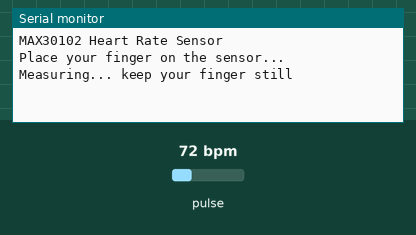
A sketch run on a simulated Seeed XIAO ESP32-C3. On the bench: the last lines printed to the serial monitor. Inputs (shaded band) come from the test bench; at power-on: pulse 72 bpm.

Above: at 1.2 s.
1.3 s: pulse set to 100 bpm
At 4.2 s:
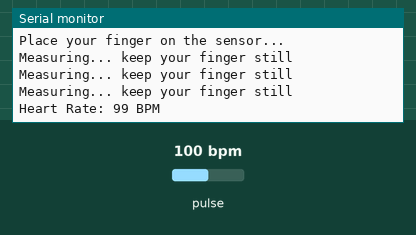
4.3 s: pulse set to 70 bpm
At 5.4 s:
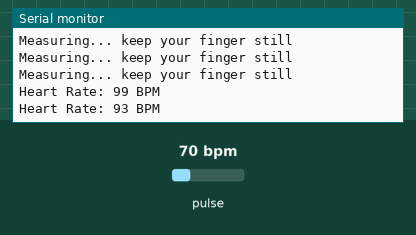
Timing chart, 0 to 7.3 s (numbered marks = the images above; inputs shaded):
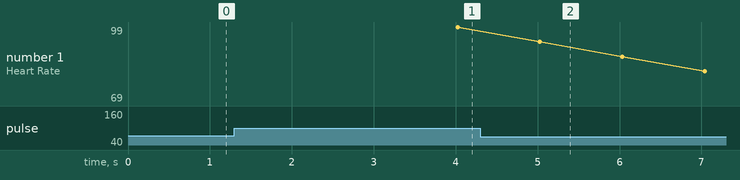

The sketch:

max30102.ino
```cpp
// (licence header left out)
#include <Wire.h>
#include "MAX30105.h"
#include "heartRate.h"

MAX30105 sensor;

// Settings
const byte RATE_SIZE = 5;   // How many beats we average
byte rates[RATE_SIZE];      // Store last few valid BPM values
byte rateSpot = 0;
byte validBeats = 0;
long lastBeat = 0;
float currentBPM = 0;
int averageBPM = 0;

unsigned long lastPrint = 0;

// Only accept realistic heart rates (adjust for your case)
const float MIN_BPM = 45;
const float MAX_BPM = 180;

void setup() {
  Serial.begin(115200);
  Serial.println("MAX30102 Heart Rate Sensor");
  Serial.println();
  Serial.println("Place your finger on the sensor...");
  Serial.println();

  // Set I2C pins for XIAO ESP32-C3: SDA = GPIO 6, SCL = GPIO 7
  Wire.begin(21, 22);

  // Initialize the sensor
  if (!sensor.begin(Wire, I2C_SPEED_STANDARD)) {
    Serial.println("Error initializing the sensor...");
    while (1);
  }

  sensor.setup();                    // Use default settings
  sensor.setPulseAmplitudeRed(0);    // Turn off red LED
}

void loop() {
  long irValue = sensor.getIR();      // Read infrared value

  // Check if a heartbeat was detected
  if (checkForBeat(irValue)) {
    long timeBetweenBeats = millis() - lastBeat;
    lastBeat = millis();

    currentBPM = 60.0 / (timeBetweenBeats / 1000.0);

    // Only keep realistic values
    if (currentBPM >= MIN_BPM && currentBPM <= MAX_BPM) {
      rates[rateSpot] = (byte)currentBPM;
      rateSpot++;
      if (rateSpot >= RATE_SIZE){
        rateSpot = 0;
      }
      // Count valid beats (until buffer is full)
      if (validBeats < RATE_SIZE) {
        validBeats++;
      }

      // Only calculate average when buffer is full
      if (validBeats >= RATE_SIZE) {
        // Calculate the average
        averageBPM = 0;
        for (byte i = 0; i < RATE_SIZE; i++) {
          averageBPM += rates[i];
        }
        averageBPM /= RATE_SIZE;
      }
    }
  }

  // Print once every second
  if (millis() - lastPrint >= 1000) {
    lastPrint = millis();

    if (irValue < 50000) {
      // No finger on the sensor
      Serial.println("Waiting for finger...");
    }
    else if (averageBPM == 0) {
      // Finger is present but not enough valid beats yet
      Serial.println("Measuring... keep your finger still");
    }
    else {
      // We have a valid average
      Serial.print("Heart Rate: ");
      Serial.print(averageBPM);
      Serial.println(" BPM");
    }
  }
}
```

Measured:
- after the input at 1.3 s, the serial monitor: prints a new line after 2.7 s (image 1)
- after the input at 4.3 s, the serial monitor: prints a new line after 0.73 s (image 2)
- plotted number 1: 99 → 69 after the input at 4.3 s
